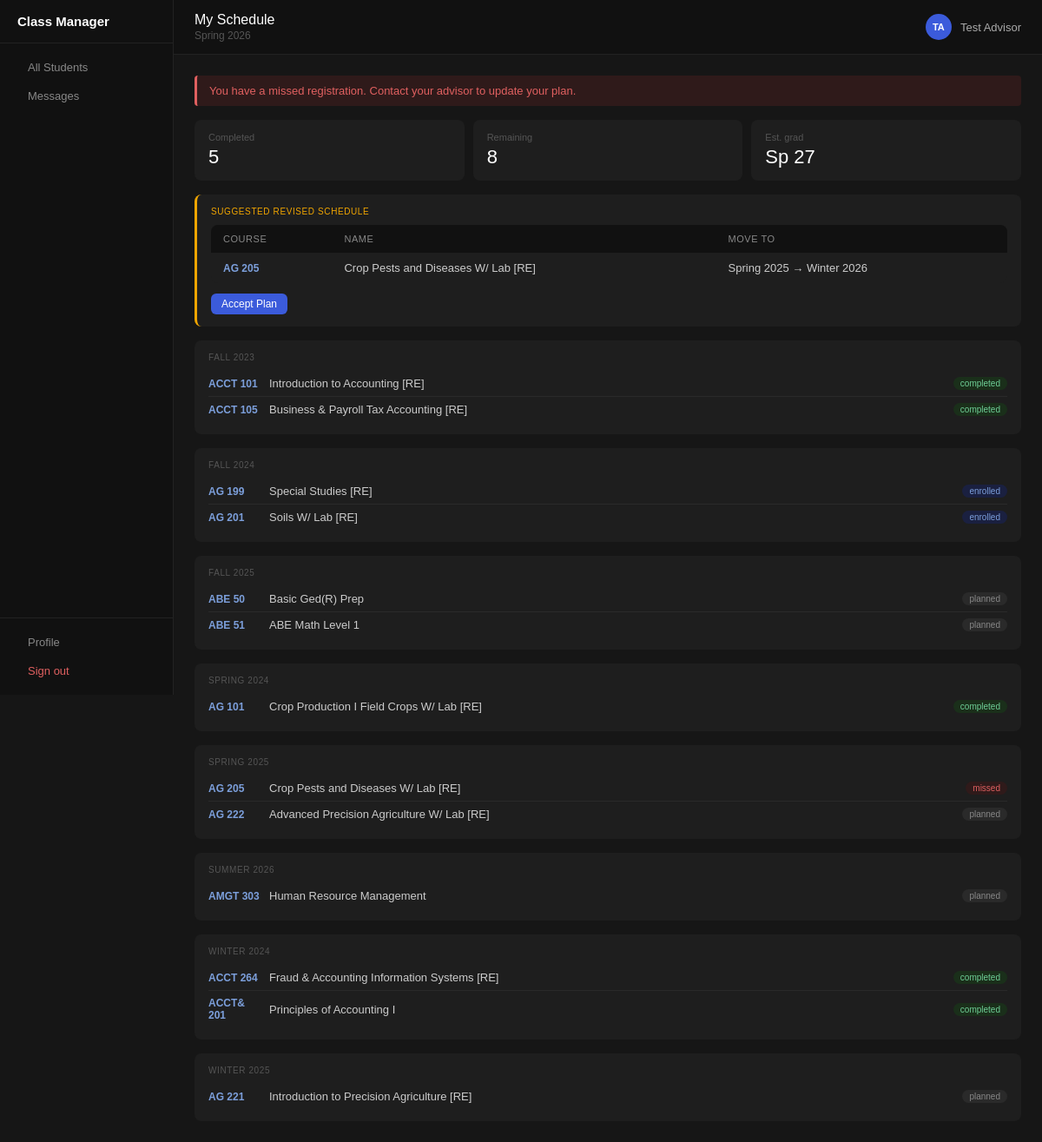
Screenshot of /student.php (signed in) with the database file from the repository.
### tables this page shows
CREATE TABLE `enrollments` (
  `enrollment_id` int(11) NOT NULL,
  `student_id` int(11) NOT NULL,
  `course_id` int(11) NOT NULL,
  `term_name` varchar(50) NOT NULL,
  `status` varchar(20) NOT NULL DEFAULT 'planned'
);

CREATE TABLE `courses` (
  `course_id` int(11) NOT NULL,
  `course_code` char(10) NOT NULL,
  `course_name` varchar(150) NOT NULL,
  `credits` decimal(4,1) DEFAULT 5.0,
  `prereq_course_id` int(11) DEFAULT NULL
);

### includes/scheduler.php (called while the page is built, shortened)
<?php
function get_revised_schedule($conn, $student_id) {
    $student_id = intval($student_id);
    $missed = $conn->query("
        SELECT e.enrollment_id, e.course_id, e.term_name, c.course_code, c.course_name, c.credits, c.prereq_course_id
        FROM enrollments e
        JOIN courses c ON e.course_id = c.course_id
        WHERE e.student_id = $student_id AND e.status = 'missed'
    ")->fetch_all(MYSQLI_ASSOC);
    $all_terms = ['Fall 2025','Winter 2026','Spring 2026','Summer 2026','Fall 2026','Winter 2027','Spring 2027'];
    $used_terms = $conn->query("
        SELECT DISTINCT term_name FROM enrollments
        WHERE student_id = $student_id AND status IN ('planned','enrolled')
    ")->fetch_all(MYSQLI_ASSOC);
    $completed_ids = array_column(
        $conn->query("SELECT course_id FROM enrollments WHERE student_id = $student_id AND status = 'completed'")->fetch_all(MYSQLI_ASSOC),
        'course_id'
    );
    $suggestions = [];
    foreach ($missed as $m) {
        $prereq_met = true;
        $missed_index = array_search($m['term_name'], $all_terms);
        $next_term = null;
        for ($i = $missed_index + 1; $i < count($all_terms); $i++) {
            $next_term = $all_terms[$i];
            break;
        }
        if ($next_term) {
            $suggestions[] = [
                'enrollment_id' => $m['enrollment_id'],
                'course_id' => $m['course_id'],
                'course_code' => $m['course_code'],
                'course_name' => $m['course_name'],
                'credits' => $m['credits'],
                'from_term' => $m['term_name'],
                'to_term' => $next_term,
                'prereq_met' => $prereq_met,
            ];
        }
    }
    return empty($suggestions) ? null : $suggestions;
}
?>

### student.php (the view, shortened to what this page needs)
<?php
require 'includes/db.php';
require 'includes/scheduler.php';
$student_id = $_SESSION['user_id'];
$suggestions = get_revised_schedule($conn, $student_id);
$sql = "SELECT e.status, e.term_name, c.course_code, c.course_name
        FROM enrollments e
        JOIN courses c ON e.course_id = c.course_id
        WHERE e.student_id = $student_id
        ORDER BY e.term_name, c.course_code";
$result = $conn->query($sql);
$courses = $result->fetch_all(MYSQLI_ASSOC);
$by_term = [];
foreach ($courses as $c) {
    $by_term[$c['term_name']][] = $c;
}
$completed = count(array_filter($courses, fn($c) => $c['status'] === 'completed'));
$remaining = count(array_filter($courses, fn($c) => $c['status'] !== 'completed'));
$has_missed = in_array('missed', array_column($courses, 'status'));
require 'includes/avatar.php';
?>
<!DOCTYPE html>
<html>
<head>
  <link rel="stylesheet" href="css/style.css">
  <link rel="stylesheet" href="https://cdn.jsdelivr.net/npm/@tabler/icons-webfont@latest/tabler-icons.min.css">
</head>
<body>
  <?php require 'includes/sidebar.php'; ?>
  <div class="main">
    <div class="topbar">
      <div>
        <div class="topbar-title">My Schedule</div>
        <div class="topbar-sub">Spring 2026</div>
      </div>
      <div class="topbar-user">
        <?= $avatar_html ?>
        <span><?= $_SESSION['name'] ?></span>
      </div>
    </div>
    <div class="container">
      <?php if ($has_missed): ?>
        <div class="alert">You have a missed registration. Contact your advisor to update your plan.</div>
      <?php endif; ?>
      <div class="stat-grid">
        <div class="stat-card"><div class="label">Completed</div><div class="value"><?= $completed ?></div></div>
        <div class="stat-card"><div class="label">Remaining</div><div class="value"><?= $remaining ?></div></div>
        <div class="stat-card"><div class="label">Est. grad</div><div class="value">Sp 27</div></div>
      </div>
        <?php if ($suggestions): ?>
      <div class="term-block" style="border-left:3px solid #f0a500;padding-left:16px;">
        <div class="term-label" style="color:#f0a500;">
          <i class="ti ti-alert-triangle"></i> Suggested Revised Schedule
        </div>
        <table class="course-table" style="margin-top:8px;">
          <thead>
            <tr><th>Course</th><th>Name</th><th>Move to</th></tr>
          </thead>
          <tbody>
            <?php foreach ($suggestions as $s): ?>
              <tr>
                <td><span class="course-code"><?= htmlspecialchars($s['course_code']) ?></span></td>
                <td><?= htmlspecialchars($s['course_name']) ?></td>
                <td><?= htmlspecialchars($s['from_term']) ?> → <?= htmlspecialchars($s['to_term']) ?></td>
              </tr>
            <?php endforeach; ?>
          </tbody>
        </table>
        <form method="POST" style="margin-top:12px;">
          <button type="submit" name="accept_plan" class="add-btn">
            <i class="ti ti-check"></i> Accept Plan
          </button>
        </form>
      </div>
    <?php endif; ?>
      <?php foreach ($by_term as $term => $term_courses): ?>
        <div class="term-block">
          <div class="term-label"><?= $term ?></div>
          <?php foreach ($term_courses as $c): ?>
            <div class="course-row">
              <span class="course-code"><?= $c['course_code'] ?></span>
              <span class="course-name"><?= $c['course_name'] ?></span>
              <span class="badge <?= $c['status'] ?>"><?= $c['status'] ?></span>
            </div>
          <?php endforeach; ?>
        </div>
      <?php endforeach; ?>
    </div>
  </div>
</body>
</html>

### includes/avatar.php (shortened to what this page needs)
<?php
$avatar_pic = $_SESSION['profile_pic'] ?? null;
if (!$avatar_pic) {
    $avatar_row = $conn->query("SELECT profile_pic FROM users WHERE user_id = {$_SESSION['user_id']}")->fetch_assoc();
    $avatar_pic = $avatar_row['profile_pic'] ?? null;
}
$avatar_initials = implode('', array_map(fn($w) => $w[0], explode(' ', $_SESSION['name'])));
$avatar_has_pic = !empty($avatar_pic) && file_exists($avatar_pic);
if ($avatar_has_pic) {
    $avatar_html = '<div class="avatar" style="overflow:hidden;padding:0;">
        <img src="' . htmlspecialchars($avatar_pic) . '" style="width:100%;height:100%;object-fit:cover;">
    </div>';
} else {
    $avatar_html = '<div class="avatar">' . $avatar_initials . '</div>';
}
?>

### includes/sidebar.php (shortened to what this page needs)
<?php
$role = $_SESSION['role'];
$active_link = $role === 'advisor' ? 'advisor.php' : 'student.php';
$schedule_label = $role === 'advisor' ? 'All Students' : 'My Schedule';
$schedule_icon = $role === 'advisor' ? 'ti-users' : 'ti-calendar';
$current = basename($_SERVER['PHP_SELF']);
?>
<div class="sidebar">
  <div class="sidebar-logo">Class Manager</div>
  <nav>
    <a href="<?= $active_link ?>" class="<?= $current === $active_link ? 'active' : '' ?>">
      <i class="ti <?= $schedule_icon ?>"></i> <?= $schedule_label ?>
    </a>
    <div class="msg-toggle <?= $current === 'messages.php' ? 'active' : '' ?>" onclick="toggleMessages()">
      <div style="display:flex;align-items:center;gap:10px;flex:1">
        <i class="ti ti-mail"></i> Messages
      </div>
    </div>
  </nav>
  <div class="sidebar-bottom">
    <a href="profile_editor.php" class="<?= $current === 'profile_editor.php' ? 'active' : '' ?>">
      <i class="ti ti-user"></i> Profile
    </a>
    <a href="logout.php" class="signout"><i class="ti ti-logout"></i> Sign out</a>
  </div>
</div>

### css/style.css (style rules this page uses)
* { box-sizing: border-box; margin: 0; padding: 0; }
body { font-family: Arial, sans-serif; background: #161616; color: #ccc; display: flex; min-height: 100vh; }
.msg-toggle { display: flex; align-items: center; padding: 8px 12px; border-radius: 8px; color: #888; font-size: 13px; cursor: pointer; gap: 10px; }
.sidebar { width: 200px; background: #111; border-right: 1px solid #222; display: flex; flex-direction: column; position: fixed; top: 0; left: 0; height: 100vh; }
.sidebar-logo { padding: 16px 20px; border-bottom: 1px solid #222; color: #fff; font-weight: 600; font-size: 15px; }
.sidebar nav { padding: 12px 10px; flex: 1; display: flex; flex-direction: column; gap: 2px; }
.sidebar nav a, .sidebar-bottom a { display: flex; align-items: center; gap: 10px; padding: 8px 12px; border-radius: 8px; color: #888; font-size: 13px; text-decoration: none; transition: background .15s; }
.sidebar-bottom { padding: 12px 10px; border-top: 1px solid #222; display: flex; flex-direction: column; gap: 2px; }
.sidebar-bottom .signout { color: #e06060; }
.main { margin-left: 200px; flex: 1; display: flex; flex-direction: column; min-height: 100vh; }
.topbar { background: #111; border-bottom: 1px solid #222; padding: 14px 24px; display: flex; justify-content: space-between; align-items: center; position: sticky; top: 0; z-index: 10; }
.topbar-title { color: #fff; font-size: 16px; font-weight: 500; }
.topbar-sub { color: #555; font-size: 12px; margin-top: 2px; }
.topbar-user { display: flex; align-items: center; gap: 10px; }
.avatar { width: 30px; height: 30px; border-radius: 50%; background: #3b5bdb; display: flex; align-items: center; justify-content: center; color: #fff; font-size: 11px; font-weight: 600; flex-shrink: 0; }
.topbar-user span { color: #aaa; font-size: 13px; }
.container { padding: 24px; display: flex; flex-direction: column; gap: 16px; }
.stat-grid { display: grid; grid-template-columns: repeat(3, 1fr); gap: 10px; }
.stat-card { background: #1e1e1e; border-radius: 8px; padding: 14px 16px; }
.stat-card .label { color: #555; font-size: 11px; margin-bottom: 4px; }
.stat-card .value { color: #fff; font-size: 22px; font-weight: 500; }
.term-block { background: #1e1e1e; border-radius: 8px; padding: 14px 16px; }
.term-label { color: #555; font-size: 10px; text-transform: uppercase; letter-spacing: .06em; margin-bottom: 10px; }
.course-row { display: flex; align-items: center; gap: 10px; padding: 7px 0; border-bottom: 1px solid #2a2a2a; }
.course-row:last-child { border-bottom: none; }
.course-code { color: #7c9fdb; font-weight: 600; font-size: 12px; width: 60px; flex-shrink: 0; }
.course-name { color: #ccc; font-size: 13px; flex: 1; }
.badge { font-size: 10px; padding: 2px 8px; border-radius: 10px; font-weight: 500; white-space: nowrap; }
.badge.completed { background: #1a2f1a; color: #6fcf97; }
.badge.enrolled { background: #1a2040; color: #7c9fdb; }
.badge.planned { background: #2a2a2a; color: #888; }
.badge.missed { background: #2f1a1a; color: #e06060; }
.alert { background: #2f1a1a; color: #e06060; border-left: 3px solid #e06060; padding: 10px 14px; border-radius: 4px; font-size: 13px; }
.course-table { width: 100%; border-collapse: collapse; background: #1e1e1e; border-radius: 8px; overflow: hidden; }
.course-table th { background: #111; color: #888; padding: 10px 14px; text-align: left; font-size: 11px; text-transform: uppercase; letter-spacing: .05em; font-weight: 500; }
.course-table td { padding: 10px 14px; border-bottom: 1px solid #2a2a2a; font-size: 13px; color: #ccc; vertical-align: middle; }
.course-table tr:last-child td { border-bottom: none; }
.add-btn { padding: 5px 12px; background: #3b5bdb; color: #fff; border: none; border-radius: 6px; font-size: 12px; cursor: pointer; white-space: nowrap; }

### rows the page displays
enrollments: course.course_code "AG 205", course.course_name "Crop Pests and Diseases W/ Lab [RE]", term_name "Spring 2025", to_term "Winter 2026", status "missed"
enrollments: course.course_code "ACCT 101", course.course_name "Introduction to Accounting [RE]", status "completed"
enrollments: course.course_code "ACCT 105", course.course_name "Business & Payroll Tax Accounting [RE]", status "completed"
enrollments: course.course_code "AG 199", course.course_name "Special Studies [RE]", status "enrolled"
enrollments: course.course_code "AG 201", course.course_name "Soils W/ Lab [RE]", status "enrolled"
enrollments: course.course_code "ABE 50", course.course_name "Basic Ged(R) Prep", status "planned"
enrollments: course.course_code "ABE 51", course.course_name "ABE Math Level 1", status "planned"
enrollments: course.course_code "AG 101", course.course_name "Crop Production I Field Crops W/ Lab [RE]", status "completed"
enrollments: course.course_code "AG 222", course.course_name "Advanced Precision Agriculture W/ Lab [RE]", status "planned"
enrollments: course.course_code "AMGT 303", course.course_name "Human Resource Management", status "planned"
enrollments: course.course_code "ACCT 264", course.course_name "Fraud & Accounting Information Systems [RE]", status "completed"
enrollments: course.course_code "ACCT& 201", course.course_name "Principles of Accounting I", status "completed"
enrollments: course.course_code "AG 221", course.course_name "Introduction to Precision Agriculture [RE]", status "planned"

### other values shown
$schedule_label "All Students"
$avatar_initials "TA"
$_SESSION['name'] "Test Advisor"
$completed "5"
$remaining "8"
$term "FALL 2023"
$term "FALL 2024"
$term "FALL 2025"
$term "SPRING 2024"
$term "SPRING 2025"
$term "SUMMER 2026"
$term "WINTER 2024"
$term "WINTER 2025"
